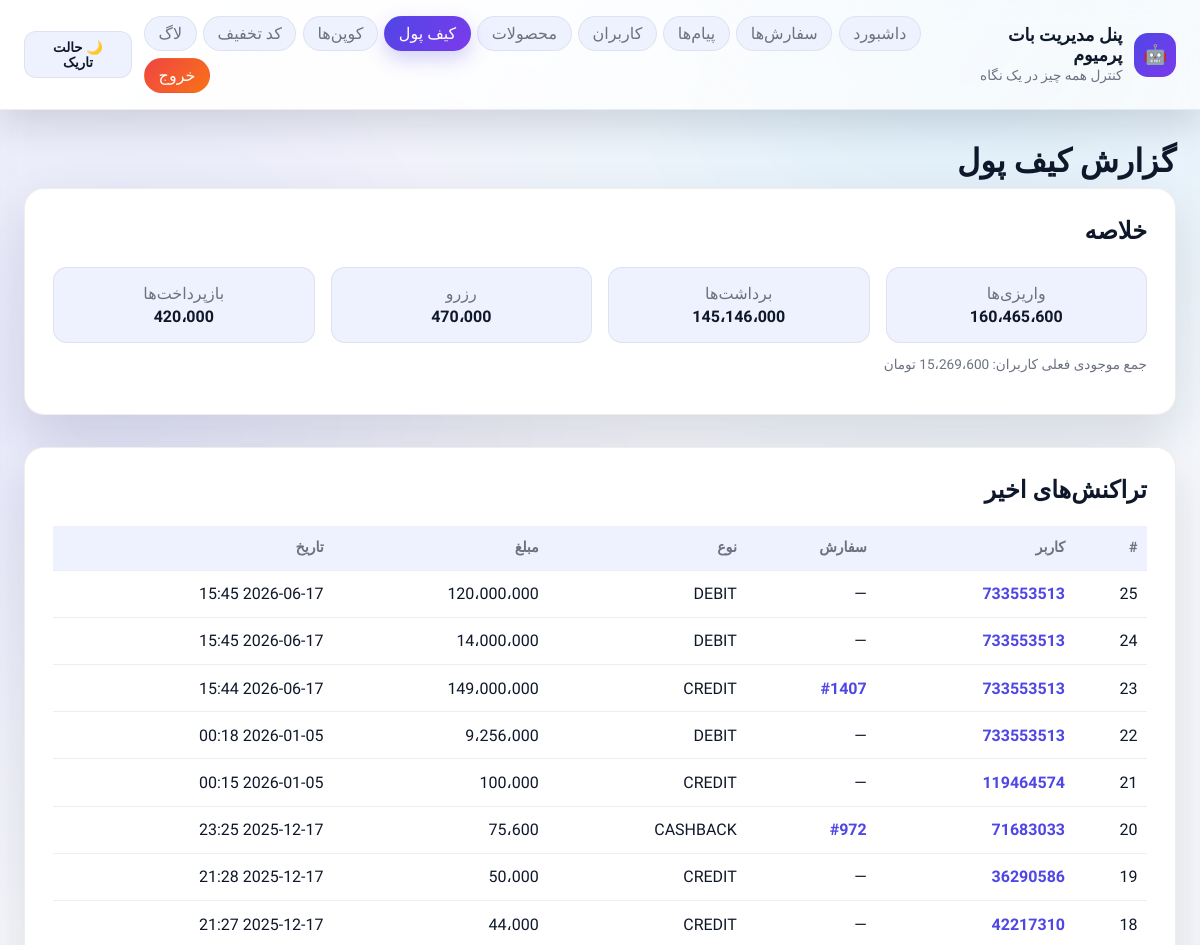
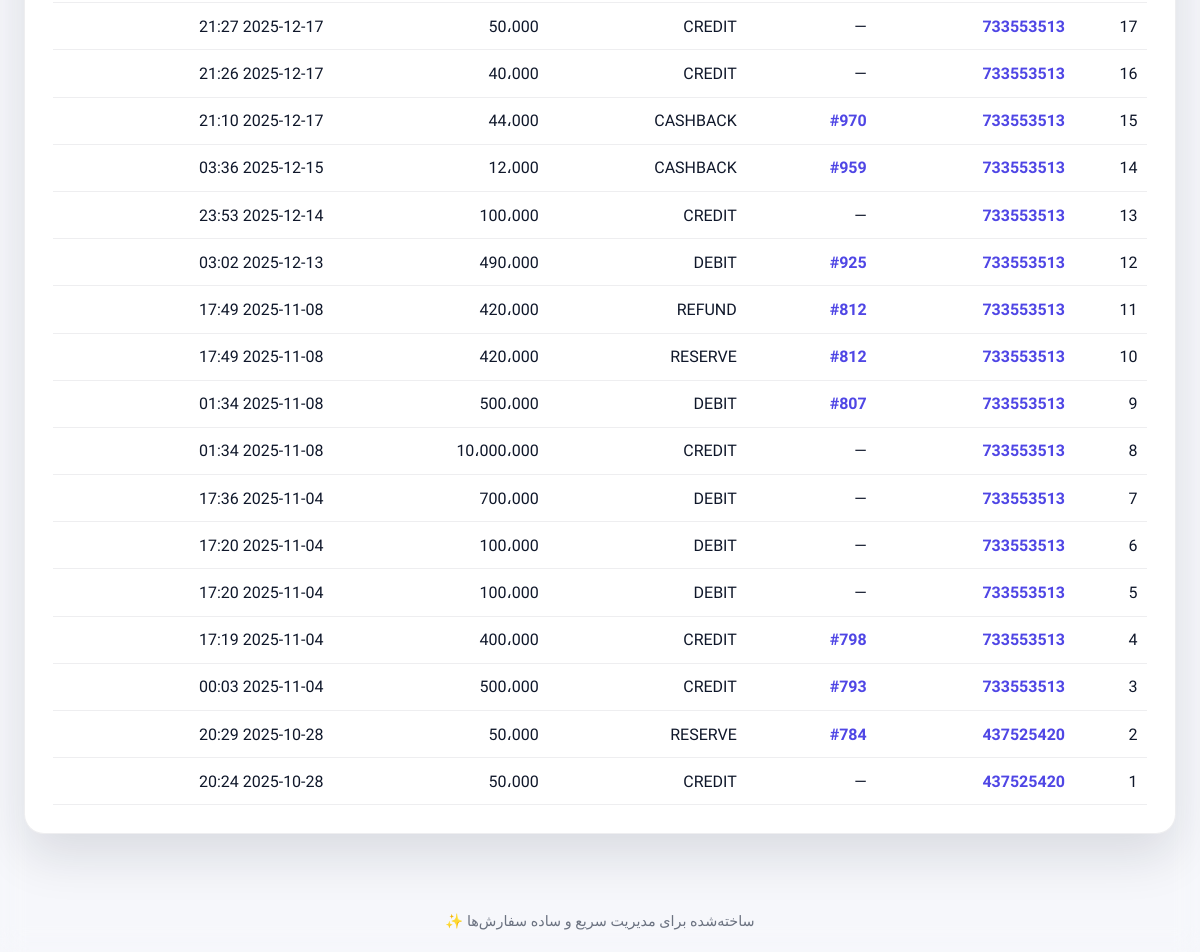
Page /wallet (signed in) on the committed database (2 pictures, top to bottom).
### tables this page shows
CREATE TABLE wallet_tx(
            id INTEGER PRIMARY KEY AUTOINCREMENT,
            user_id INTEGER NOT NULL,
            order_id INTEGER,
            amount INTEGER NOT NULL,
            type TEXT NOT NULL, -- CREDIT/DEBIT/RESERVE/REFUND
            note TEXT,
            created_at TEXT
        );

### app/webadmin/server.py (the view)
    @app.get("/wallet")
    async def wallet_page(request: Request, user: str = Depends(_login_required)):
        summary = get_wallet_summary()
        recent = list_recent_wallet_tx(limit=50)
        display_transactions = []
        for tx in recent:
            row = dict(tx)  # کپی کردن دیکشنری
            note = str(row.get("note") or "")
            if note.startswith("CASHBACK:"):
                row["type"] = "CASHBACK"
            display_transactions.append(row)
        return _render(
            request,
            "wallet.html",
            {
                "title": "گزارش کیف پول",
                "summary": summary,
                "transactions": display_transactions,
                "format_amount": _format_amount,
                "format_datetime": _format_datetime,
                "nav": "wallet",
            },
        )

### app/webadmin/templates/wallet.html
{% extends 'base.html' %}
{% block content %}
<h1>گزارش کیف پول</h1>
<section class="panel">
    <header><h2>خلاصه</h2></header>
    <div class="stats four">
        <div><span>واریزی‌ها</span><strong>{{ format_amount(summary.by_type.get('CREDIT', 0)) }}</strong></div>
        <div><span>برداشت‌ها</span><strong>{{ format_amount(summary.by_type.get('DEBIT', 0)) }}</strong></div>
        <div><span>رزرو</span><strong>{{ format_amount(summary.by_type.get('RESERVE', 0)) }}</strong></div>
        <div><span>بازپرداخت‌ها</span><strong>{{ format_amount(summary.by_type.get('REFUND', 0)) }}</strong></div>
    </div>
    <p class="hint">جمع موجودی فعلی کاربران: {{ format_amount(summary.user_balances) }} تومان</p>
</section>
<section class="panel">
    <header><h2>تراکنش‌های اخیر</h2></header>
    <table>
        <thead>
            <tr>
                <th>#</th>
                <th>کاربر</th>
                <th>سفارش</th>
                <th>نوع</th>
                <th>مبلغ</th>
                <th>تاریخ</th>
            </tr>
        </thead>
        <tbody>
            {% for tx in transactions %}
            <tr>
                <td>{{ tx.id }}</td>
                <td><a class="link" href="{{ url_for('user_detail', user_id=tx.user_id) }}">{{ tx.user_id }}</a></td>
                <td>{% if tx.order_id %}<a class="link" href="{{ url_for('order_detail', order_id=tx.order_id) }}">#{{ tx.order_id }}</a>{% else %}—{% endif %}</td>
                <td>{{ tx.type }}</td>
                <td>{{ format_amount(tx.amount) }}</td>
                <td>{{ format_datetime(tx.created_at) }}</td>
            </tr>
            {% else %}
            <tr><td colspan="6" class="empty">تراکنشی ثبت نشده است.</td></tr>
            {% endfor %}
        </tbody>
    </table>
</section>
{% endblock %}

### app/webadmin/static/styles.css (style rules this page uses)
:root { color-scheme: light dark; --bg: radial-gradient(circle at 10% 20%, rgba(99,102,241,0.12), transparent 30%), radial-gradient(circle at 80% 0%, rgba(14,165,233,0.12), transparent 26%), #f6f7fb; --surface: #ffffff; --surface-alt: #eef2ff; --surface-ghost: rgba(255, 255, 255, 0.65); --text: #0f172a; --muted: #6b7280; --accent: #4f46e5; --accent-strong: #7c3aed; --border: rgba(15, 23, 42, 0.07); --success: #16a34a; --warning: #f59e0b; --danger: #dc2626; font-family: "Vazirmatn", "IRANSans", "Tahoma", sans-serif; background-attachment: fixed; }
* { box-sizing: border-box; }
body { margin: 0; background: var(--bg); color: var(--text); min-height: 100vh; }
h1, h2, h3 { margin: 0 0 0.5rem 0; font-weight: 700; }
.panel { background: var(--surface); border-radius: 20px; box-shadow: 0 22px 50px rgba(15, 23, 42, 0.12); padding: 1.75rem; margin-bottom: 2rem; border: 1px solid var(--border); }
.panel header { display: flex; align-items: flex-start; justify-content: space-between; margin-bottom: 1rem; gap: 1rem; }
.panel header h2 { margin-bottom: 0.35rem; }
.table, table { width: 100%; border-collapse: collapse; }
table th, table td { padding: 0.85rem 0.6rem; border-bottom: 1px solid var(--border); text-align: right; }
.table thead tr, table thead tr { background: var(--surface-alt); }
table tbody tr:nth-child(odd) { background: var(--surface); }
table th { color: var(--muted); font-size: 0.9rem; font-weight: 700; letter-spacing: -0.01em; }
table td a.link { color: var(--accent); text-decoration: none; font-weight: 700; }
.stats { display: grid; grid-template-columns: repeat(auto-fit, minmax(160px, 1fr)); gap: 1rem; }
.stats div { background: var(--surface-alt); border-radius: 14px; padding: 1rem; text-align: center; border: 1px solid var(--border); }
.stats span { display: block; color: var(--muted); margin-bottom: 0.25rem; }
.stats.four { grid-template-columns: repeat(auto-fit, minmax(140px, 1fr)); }
.hint { color: var(--muted); font-size: 0.85rem; }

### rows in the picture
wallet_tx: id "25", user_id "733553513", type "DEBIT", amount "120،000،000", created_at "2026-06-17 15:45"
wallet_tx: id "24", user_id "733553513", type "DEBIT", amount "14،000،000", created_at "2026-06-17 15:45"
wallet_tx: id "23", user_id "733553513", order_id "1407", type "CREDIT", amount "149،000،000", created_at "2026-06-17 15:44"
wallet_tx: id "22", user_id "733553513", type "DEBIT", amount "9،256،000", created_at "2026-01-05 00:18"
wallet_tx: id "21", user_id "119464574", type "CREDIT", amount "100،000", created_at "2026-01-05 00:15"
wallet_tx: id "20", user_id "71683033", order_id "972", type "CASHBACK", amount "75،600", created_at "2025-12-17 23:25"
wallet_tx: id "19", user_id "36290586", type "CREDIT", amount "50،000", created_at "2025-12-17 21:28"
wallet_tx: id "18", user_id "42217310", type "CREDIT", amount "44،000", created_at "2025-12-17 21:27"
wallet_tx: id "17", user_id "733553513", type "CREDIT", amount "50،000", created_at "2025-12-17 21:27"
wallet_tx: id "16", user_id "733553513", type "CREDIT", amount "40،000", created_at "2025-12-17 21:26"
wallet_tx: id "15", user_id "733553513", order_id "970", type "CASHBACK", amount "44،000", created_at "2025-12-17 21:10"
wallet_tx: id "14", user_id "733553513", order_id "959", type "CASHBACK", amount "12،000", created_at "2025-12-15 03:36"
wallet_tx: id "13", user_id "733553513", type "CREDIT", amount "100،000", created_at "2025-12-14 23:53"
wallet_tx: id "12", user_id "733553513", order_id "925", type "DEBIT", amount "490،000", created_at "2025-12-13 03:02"
wallet_tx: id "11", user_id "733553513", order_id "812", type "REFUND", amount "420،000", created_at "2025-11-08 17:49"
wallet_tx: id "10", user_id "733553513", order_id "812", type "RESERVE", amount "420،000", created_at "2025-11-08 17:49"
wallet_tx: id "9", user_id "733553513", order_id "807", type "DEBIT", amount "500،000", created_at "2025-11-08 01:34"
wallet_tx: id "8", user_id "733553513", type "CREDIT", amount "10،000،000", created_at "2025-11-08 01:34"
wallet_tx: id "7", user_id "733553513", type "DEBIT", amount "700،000", created_at "2025-11-04 17:36"
wallet_tx: id "6", user_id "733553513", type "DEBIT", amount "100،000", created_at "2025-11-04 17:20"
wallet_tx: id "5", user_id "733553513", type "DEBIT", amount "100،000", created_at "2025-11-04 17:20"
wallet_tx: id "4", user_id "733553513", order_id "798", type "CREDIT", amount "400،000", created_at "2025-11-04 17:19"
wallet_tx: id "3", user_id "733553513", order_id "793", type "CREDIT", amount "500،000", created_at "2025-11-04 00:03"
wallet_tx: id "2", user_id "437525420", order_id "784", type "RESERVE", amount "50،000", created_at "2025-10-28 20:29"
wallet_tx: id "1", user_id "437525420", type "CREDIT", amount "50،000", created_at "2025-10-28 20:24"

### other values in the picture
{{ '☀️ حالت روشن' if theme == 'dark' else '🌙 حالت تاریک' }} "🌙 حالت تاریک"
